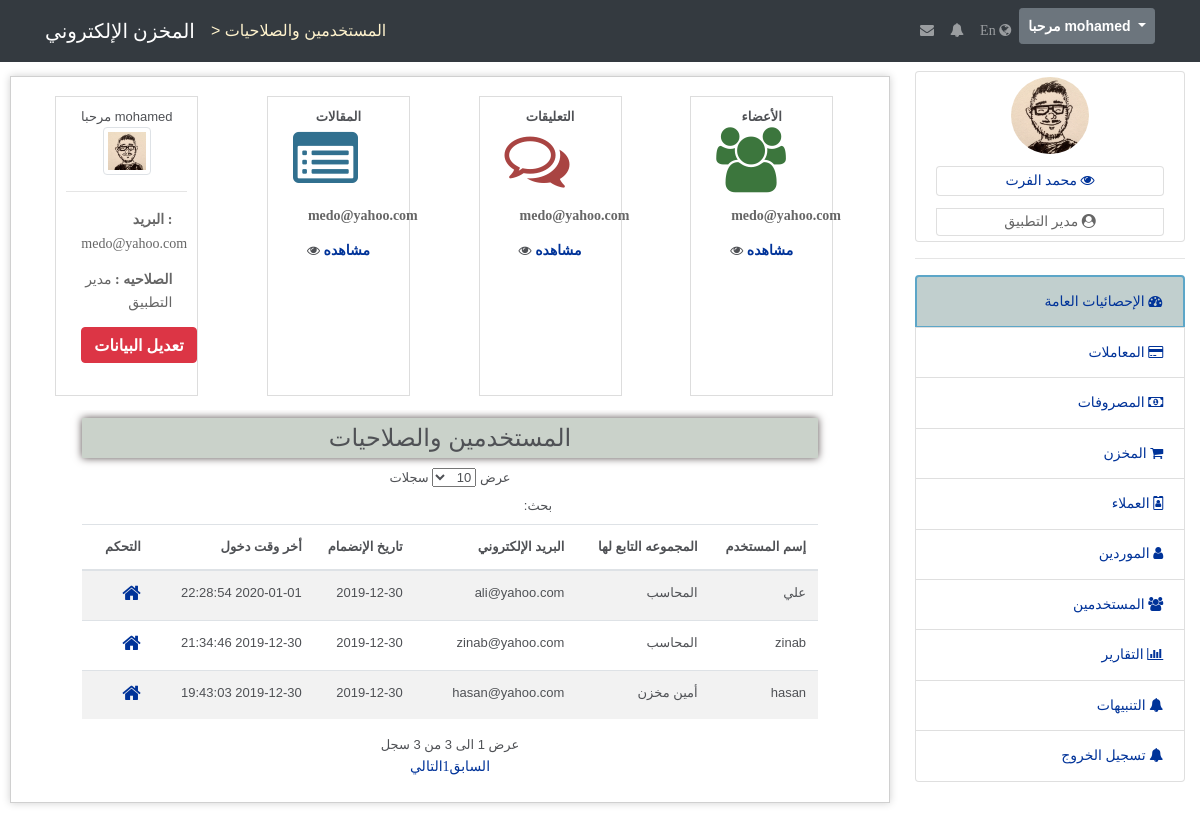
/ (signed in), run on an earlier commit of the app's database.
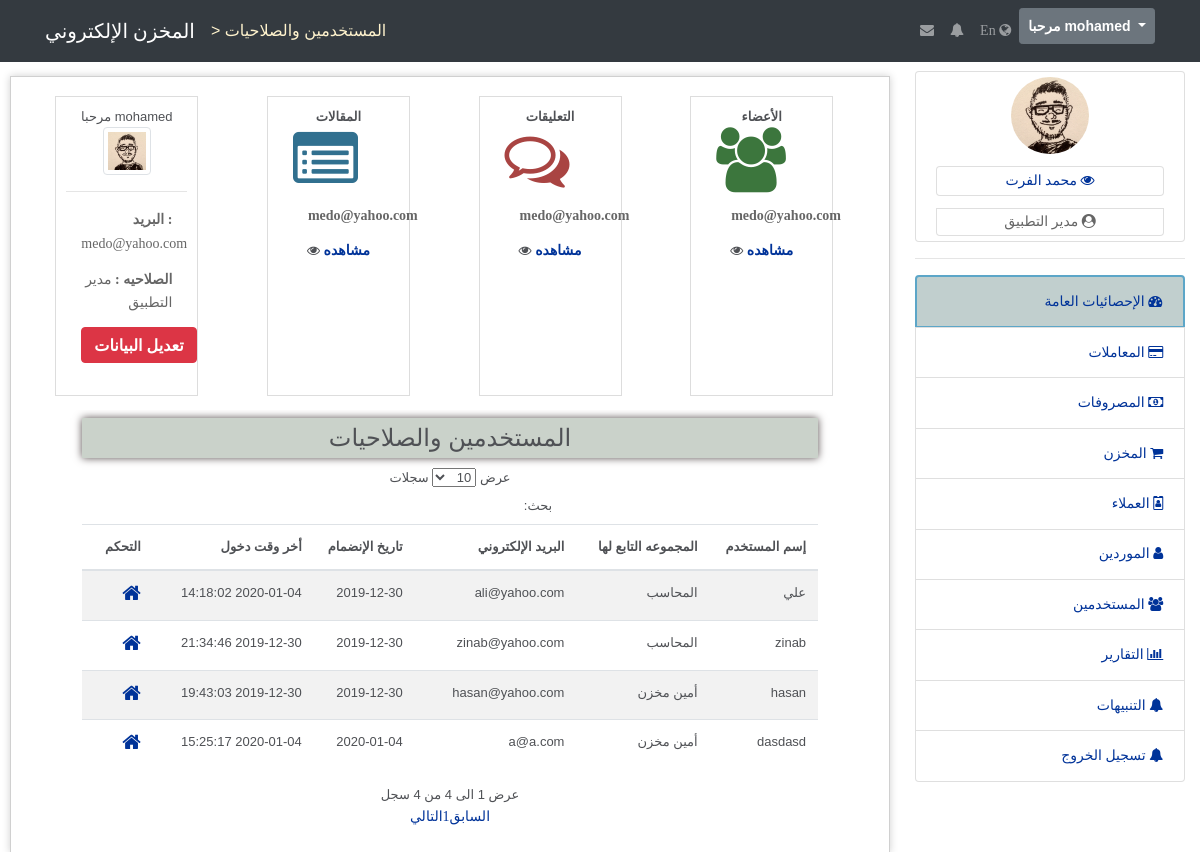
And on a later commit of the database.
### tables this page shows
CREATE TABLE `app_users` (
  `UserId` int(10) UNSIGNED NOT NULL,
  `Username` varchar(12) NOT NULL,
  `Password` char(60) NOT NULL,
  `Email` varchar(40) NOT NULL,
  `PhoneNumber` varchar(15) DEFAULT NULL,
  `SubscriptionDate` date NOT NULL,
  `LastLogin` datetime NOT NULL,
  `GroupId` tinyint(1) UNSIGNED NOT NULL,
  `Status` tinyint(1) NOT NULL DEFAULT 1
);

CREATE TABLE `app_users_groups` (
  `GroupId` tinyint(1) UNSIGNED NOT NULL,
  `GroupName` varchar(20) NOT NULL
);

### app/views/index/default.view.php (the view)
<div id="container">
    <div class="col-lg-12">
        <div class="row">
            <div class="col-md-2" style="border: 1px solid #ddd;padding: 10px;margin: 1% 4%">
                <div class="panel panel-primary">
                    <div class="panel-heading"><?= $text_welcome ?> <?= $this->session->user->Username ?></div>
                    <div class="panel-body">
                        <div class="text-center">
                            <img src="/images/avatar/avatar1.jpg" width="40%" max-width="150px" class="img-thumbnail">
                            <hr>
                        </div>
                        <div class="text-right">
                            <p><b>البريد : </b><?= $this->session->user->Email ?></p>
                            <p><b>الصلاحيه : </b><?= $this->session->user->GroupName ?></p>
                            <p class="text-left"><a href="#" class="btn btn-danger btn-xs"><b>تعديل البيانات</b></a></p>
                        </div>
                    </div>
                </div>
            </div>
            <div class="col-md-2" style="border: 1px solid #ddd;padding: 10px;margin: 1% 4%">
                <div class="panel panel-info">
                    <div class="panel-heading"><b>المقالات</b></div>
                    <div class="panel-body">
                        <div class="col-md-8">
                            <i class="fa fa-list-alt fa-5x" style="color: #31708F"></i>
                        </div>
                        <div class="col-md-4">
                            <p><b><?= $this->session->user->Email ?></b></p>
                        </div>
                    </div>
                    <div class="panel-footer text-center"><i class="fa fa-eye"></i> <a href="posts.php"><b>مشاهده</b></a></div>
                </div>
            </div>
            <div class="col-md-2" style="border: 1px solid #ddd;padding: 10px;margin: 1% 4%">
                <div class="panel panel-danger">
                    <div class="panel-heading"><b>التعليقات</b></div>
                    <div class="panel-body">
                        <div class="col-md-8">
                            <i class="fa fa-comments-o fa-5x" style="color: #A94442"></i>
                        </div>
                        <div class="col-md-4">
                            <p><b><?= $this->session->user->Email ?></b></p>
                        </div>
                    </div>
                    <div class="panel-footer text-center"><i class="fa fa-eye"></i> <a href="comments.php"><b>مشاهده</b></a></div>
                </div>
            </div>
            <div class="col-md-2" style="border: 1px solid #ddd;padding: 10px;margin: 1% 4%">
                <div class="panel panel-success">
                    <div class="panel-heading"><b>الأعضاء</b></div>
                    <div class="panel-body">
                        <div class="col-md-8">
                            <i class="fa fa-users fa-5x" style="color: #3C763D"></i>
                        </div>
                        <div class="col-md-4">
                            <p><b><?= $this->session->user->Email ?></b></p>
                        </div>
                    </div>
                    <div class="panel-footer text-center"><i class="fa fa-eye"></i> <a href="users.php"><b>مشاهده</b></a></div>
                </div>
            </div>
        </div>
        <div class="main_div">
            <div class="show_info" style="width: 90%;">
                <table class="table table-striped custab data">
                    <thead>
                    <legend style="background: #cad2ca;padding: 10px;text-align: center; margin-bottom: 10px;box-shadow: 0 0 8px #574E4E;"> <?= $title ?> </legend>
                    <tr>
                        <th> <?= $text_username ?> </th>
                        <th> <?= $text_user_group ?> </th>
                        <th> <?= $text_user_email ?> </th>
                        <th> <?= $text_subscription_date ?> </th>
                        <th> <?= $text_last_login ?></th>
                        <th> <?= $text_options ?> </th>
                    </tr>
                    </thead>
                    <tbody>
                    <?php
                    if ($user !== false){
                        foreach($user as $user){
                            ?>
                            <tr>
                                <td><?= $user->Username?></td>
                                <td><?= $user->GroupName?></td>
                                <td><?= $user->Email?></td>
                                <td><?= $user->SubscriptionDate?></td>
                                <td><?= $user->LastLogin?></td>
                                <td>
                                    <a href="/users/default"><i class="fa fa-home" style="font-size:20px"></i></a>
                                </td>
                            </tr>
                            <?php
                        }
                    }else{
                        ?>
                        <td colsapan="6"><p> <?= $text_no_data ?> </p></td>
                        <?php
                    }
                    ?>
                    </tbody>
                </table>
            </div>
        </div>
    </div>
</div>

### app/lib/template/template.php (shortened to what the changed rows need)
<?php
class Template
{
    private $_templateParts;
    private $_action_view;
    private $_registry;
    public function __get($name)
    {
        return $this->_registry->$name;
    }
    public function __construct(array $parts)
    {
        $this->_templateParts = $parts;
    }
    public function setActionViewFile($actionViewPath)
    {
        $this->_action_view = $actionViewPath;
    }
    public function setRegistry($registry)
    {
        $this->_registry = $registry;
    }
    private function renderTemplateHeaderStart()
    {
        require TEMPLATE_PATH . 'templateheaderstart.php';
    }
    private function renderTemplateHeaderEnd()
    {
        require TEMPLATE_PATH . 'templateheaderend.php';
    }
    private function renderTemplateFooter()
    {
        require TEMPLATE_PATH . 'templatefooter.php';
    }
    private function renderTemplateBlocks()
    {
        if(!array_key_exists('template',$this->_templateParts)){
            echo '
                    <div style="background: #ce5656;padding: 5px;text-align: center">
                        <h1> Sorry You Have To Define The Template Blocks :( </h1>
                    </div>
                ';
        }else{
            $parts = $this->_templateParts['template'];
            if(!empty($parts)){
                foreach($parts as $partKey => $file){
                    if($partKey === ':view'){
                        require $this->_action_view;
                    }else{
                        require $file;
                    }
                }
            }
        }
    }
    private function renderHeaderResources()
    {
        $output = '';
        if(!array_key_exists('header_resources',$this->_templateParts)){
            echo '
                    <div style="background: #ce5656;padding: 5px;text-align: center">
                        <h1> Sorry You Have To Define The Header Resources :( </h1>
                    </div>
                ';
        }else{
            $resources = $this->_templateParts['header_resources'];
            $css = $resources['css'];
            if(!empty($css)){
                foreach($css as $cssKey => $path){
                    $output .= '<link type="text/css" rel="stylesheet" href="' . $path . '">';
                }
            }
            $js = $resources['js'];
            if(!empty($js)){
                foreach($js as $jsKey => $path){
                    $output .= '<script  src="' . $path . '"></script>';
                }
            }
        }
        echo $output;
    }
    public function renderApp()
    {
        $this->renderHeaderResources();
        $this->renderTemplateBlocks();
    }
}

### app/template/nav.php (shortened to what the changed rows need)
<nav class="navbar navbar-expand-lg navbar-dark bg-dark fixed-top">
    <div class="container">
        <a class="navbar-brand" href="/"><?= $text_logo ?></a>
        <h6 style="color: #fff3cd">
            <?php if(isset($title)) :  ?>
                <?= ' > ' . $title ?>
            <?php endif; ?>
        </h6>
        <div class="collapse navbar-collapse" id="navbarResponsive">
            <ul class="navbar-nav ml-auto">
                <li class="nav-item">
                    <a href="/messages" class="language_switch nav-link"><i class="fa fa-envelope"></i></a>
                </li>
                <li class="nav-item">
                    <a href="javascript:;" class="language_switch notifications nav-link"><i class="fa fa-bell"></i></a>
                </li>
                <li class="nav-item">
                    <a href="/language" class="language_switch nav-link"><span><?= $_SESSION['lang'] == 'ar' ? 'En' : 'عربي' ?></span> <i class="fa fa-globe"></i></a>
                </li>
            </ul>
            <div class="dropdown">
                <button class="btn btn-secondary btn-sm dropdown-toggle" type="button" data-toggle="dropdown" aria-haspopup="true" aria-expanded="false">
                    <span><?= $text_welcome ?> <?= $this->session->user->Username ?></span>
                </button>
            </div>
        </div>
    </div>
</nav>

### app/template/sidbar.php (shortened to what the changed rows need)
<aside class="col-lg-3 sidbar">
    <div>
        <div class="list-group">
            <div class="list-group-item" style="text-align:center">
                <img src="/images/avatar/avatar1.jpg" style="width:30%;border-radius:50%;">
                <p><a href="/users/profile" class="list-group-item" style="padding:2px"><i class="fa fa-eye"></i> <?= $this->session->user->profile->FirstName ?> <?= $this->session->user->profile->LastName ?> </a></p>
                <p class="list-group-item" style="padding:1px"><i class="fa fa-user-circle"></i> <?= $this->session->user->GroupName ?> </p>
            </div>
        </div>
    </div>
    <hr>
    <div>
        <div class="list-group">
            <li class="nav-item list-group-item <?= ($this->matchUrl('/') === true)  ? 'selected' : '' ?>">
                <a class="nav-link collapsed" href="/">
                    <i class="fa fa-dashboard"></i>
                    <span><?= $text_general_statistics ?></span>
                </a>
            </li>
            <li class="nav-item list-group-item">
                <a class="nav-link collapsed" href="#" data-toggle="collapse" data-target="#collapseOne" aria-expanded="true" aria-controls="collapseOne">
                    <i class="fa fa-credit-card"></i>
                    <span><?= $text_transactions ?></span>
                </a>
            </li>
            <li class="nav-item list-group-item">
                <a class="nav-link collapsed" href="#" data-toggle="collapse" data-target="#collapseTwo" aria-expanded="true" aria-controls="collapseTwo">
                    <i class="fa fa-money"></i>
                    <span><?= $text_expenses ?></span>
                </a>
            </li>
            <li class="nav-item list-group-item">
                <a class="nav-link collapsed" href="#" data-toggle="collapse" data-target="#collapseThree" aria-expanded="true" aria-controls="collapseThree">
                    <i class="fa fa-shopping-cart"></i>
                    <span><?= $text_store ?></span>
                </a>
            </li>
            <li class="nav-item list-group-item <?= ($this->matchUrl('/clients') === true)  ? 'selected' : '' ?>">
                <a class="nav-link collapsed" href="/clients">
                    <i class="fa fa-id-badge"></i>
                    <span><?= $text_clients ?></span>
                </a>
            </li>
            <li class="nav-item list-group-item <?= ($this->matchUrl('/suppliers') === true)  ? 'selected' : '' ?>">
                <a class="nav-link collapsed" href="/suppliers">
                    <i class="fa fa-user"></i>
                    <span><?= $text_suppliers ?></span>
                </a>
            </li>
            <li class="nav-item list-group-item">
                <a class="nav-link collapsed" href="#" data-toggle="collapse" data-target="#collapseSex" aria-expanded="true" aria-controls="collapseSex">
                    <i class="fa fa-group"></i>
                    <span><?= $text_users ?></span>
                </a>
            </li>
            <li class="nav-item list-group-item <?= ($this->matchUrl('/reports') === true)  ? 'selected' : '' ?>">
                <a class="nav-link collapsed" href="/reports">
                    <i class="fa fa-bar-chart"></i>
                    <span><?= $text_reports ?></span>
                </a>
            </li>
            <li class="nav-item list-group-item <?= ($this->matchUrl('/notifications') === true)  ? 'selected' : '' ?>">
                <a class="nav-link collapsed" href="/notifications">
                    <i class="fa fa-bell"></i>
                    <span><?= $text_notifications ?></span>
                </a>
            </li>
            <li class="nav-item list-group-item <?= ($this->matchUrl('/auth/logout') === true)  ? 'selected' : '' ?>">
                <a class="nav-link collapsed" href="/auth/logout">
                    <i class="fa fa-bell"></i>
                    <span><?= $text_log_out ?></span>
                </a>
            </li>
        </div>
    </div>
</aside>
<div class="action_view">

What changed in the data, as far as the page shows it:
changed app_users "علي": LastLogin "2020-01-01 22:28:54" → "2020-01-04 14:18:02"
added app_users: Username "dasdasd", GroupId.GroupName "أمين مخزن", Email "a@a.com", SubscriptionDate "2020-01-04", LastLogin "2020-01-04 15:25:17"
Also different on the page:
text written by a page script: "عرض سجلات بحث: عرض 1 الى 3 من 3 سجل السابق 1 التالي" → "عرض سجلات بحث: عرض 1 الى 4 من 4 سجل السابق 1 التالي"
